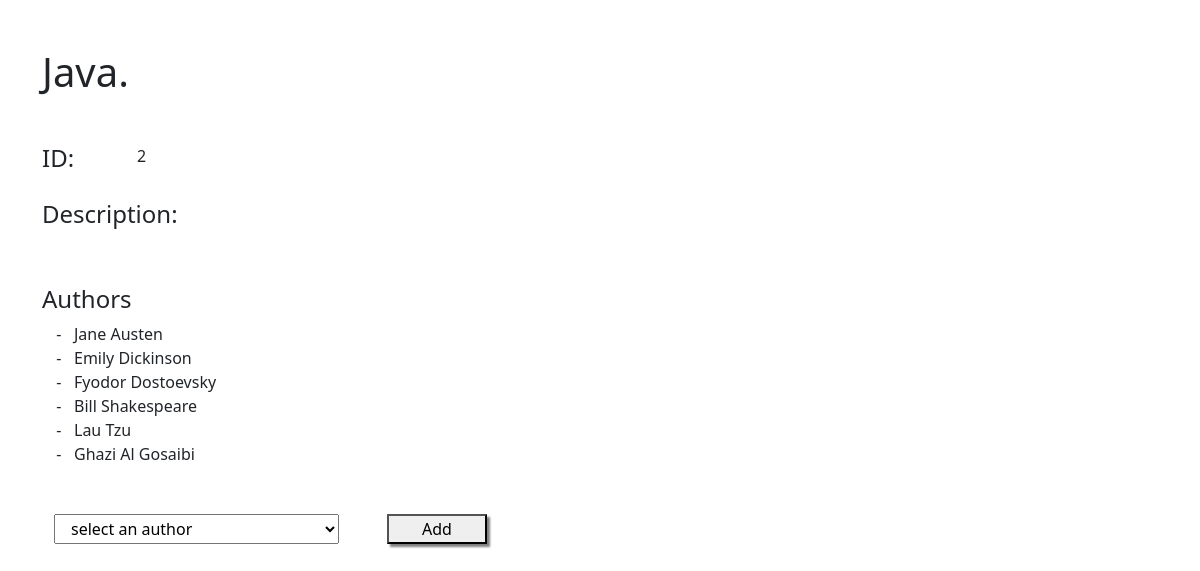
The page /book/2 on the database its author committed.
### booksAuthors_app/models.py (models this page shows)
class Books (models.Model):
    title = models.CharField(max_length=255)
    desc = models.TextField()
    created_at = models.DateTimeField(auto_now_add=True)
    updated_at = models.DateTimeField(auto_now=True)

class Authors (models.Model):
    first_name = models.CharField(max_length=45)
    last_name = models.CharField(max_length=45)
    created_at = models.DateTimeField(auto_now_add=True)
    updated_at = models.DateTimeField(auto_now=True)
    notes = models.TextField(default='')
    books = models.ManyToManyField(Books,related_name='authors')

### booksAuthors_app/views.py (the view)
# urls.py: path('book/<int:id>',views.book),
def book(request,id): #triggred by (view link) in the books table to return a detailed info about specific book
    book = Books.objects.get(id=id)
    bookAuthors = book.authors.all()
    allAuthors = Authors.objects.all()
    authors = []
    flag = True
    for authora in allAuthors:
        for author in bookAuthors:
            if author.id == authora.id:
                flag = False
                break
        if flag :
            authors.append(authora)
        flag = True
    context = {
    'book' : book,
    'authors' : authors}
    return render(request,'book.html',context)

### booksAuthors_app/templates/book.html (shortened to what this page needs)
<!DOCTYPE html>
<html lang="en">
<head>
    <link href="https://cdn.jsdelivr.net/npm/bootstrap@5.2.0-beta1/dist/css/bootstrap.min.css" rel="stylesheet"
>
        {% load static %}
    <link rel="stylesheet" href="{% static 'css/style.css' %}">
</head>
<body>
    <div class="container mx-auto mt-5">
        <h1>{{book.title}}.</h1>
        <div class="row mt-5">
            <h4 class="col-1">ID:</h4>
            <p class="col">{{book.id}}</p>
            <h4 class="col-2">Description:</h4>
            <p class="col">{{book.desc}}</p>
        </div>
        <div class="mt-5">
            <h4>Authors</h4>
            <ul>
                {% for author in book.authors.all %}
                <li>{{author.first_name}} {{author.last_name}}</li>
                {% endfor %}
            </ul>
            <form action="/bookToAuthor/{{book.id}}" method="post" class="row mt-5">
                <select name="author" id="" class="col-3 ms-4 me-5">
                    <option value="0" selected>select an author</option>
                </select>
                <button type="submit" class="btun col-1">Add</button>
            </form>
        </div>
    </div>
</body>
</html>

### booksAuthors_app/static/css/style.css (style rules this page uses)
ul { list-style-type:"- "; }
.btun { width: 100px !important; box-shadow: 3px 3px 2px gray; }

### rows shown on the page
Books: title "Java", id "2"
Authors: first_name "Jane", last_name "Austen"
Authors: first_name "Emily", last_name "Dickinson"
Authors: first_name "Fyodor", last_name "Dostoevsky"
Authors: first_name "Bill", last_name "Shakespeare"
Authors: first_name "Lau", last_name "Tzu"
Authors: first_name "Ghazi", last_name "Al Gosaibi"
